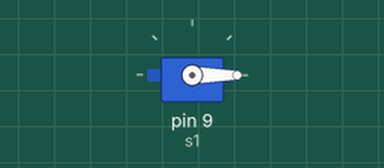
The sketch below on a simulated Arduino Uno, built with avr-gcc and run on an emulated ATmega328P. On the bench: servo.

Above: at 0.05 s.
At 4.25 s:
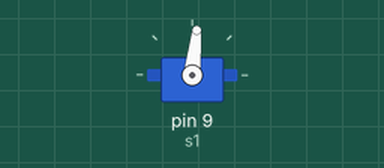
At 8.55 s:
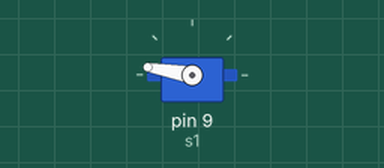
At 17.05 s:
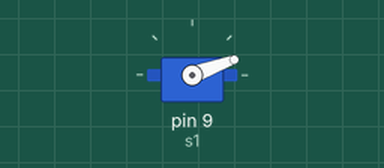
Timing chart, 0 to 23.5 s (numbered marks = the images above):
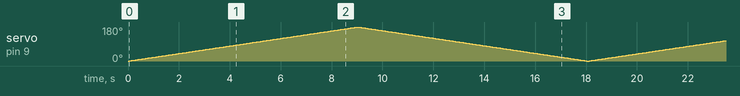

The sketch:

Control_servo_Motor_with_Arduino.ino
```cpp
// servo motor basic program with 0 to 180 degree and 180 to zero

#include<Servo.h>
Servo s1;
void setup() {
  // put your setup code here, to run once:
  s1.attach(9);

}

void loop() {
  // put your main code here, to run repeatedly:
  for(int i=0;i<180;i++)
  {
    s1.write(i);
    delay(50);
  }
  for(int i=180;i>=0;i--)
  { s1.write(i);
   delay(50);
  }
}
```
